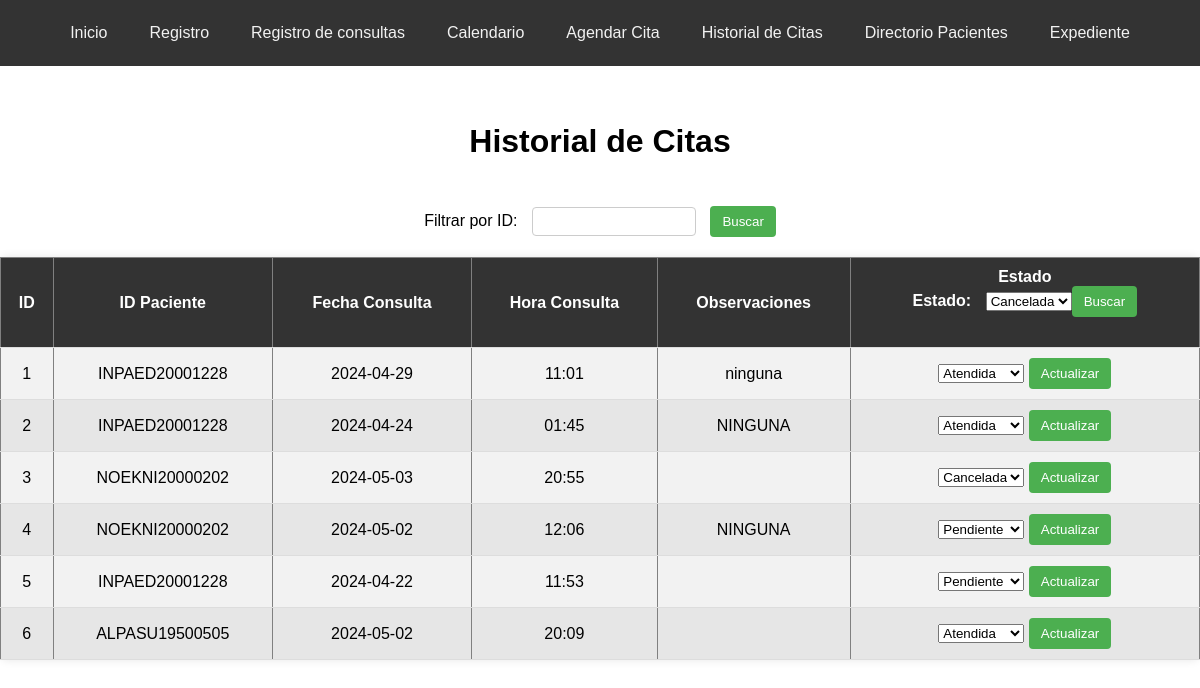
The app's page /historial_citas (signed in), older data.
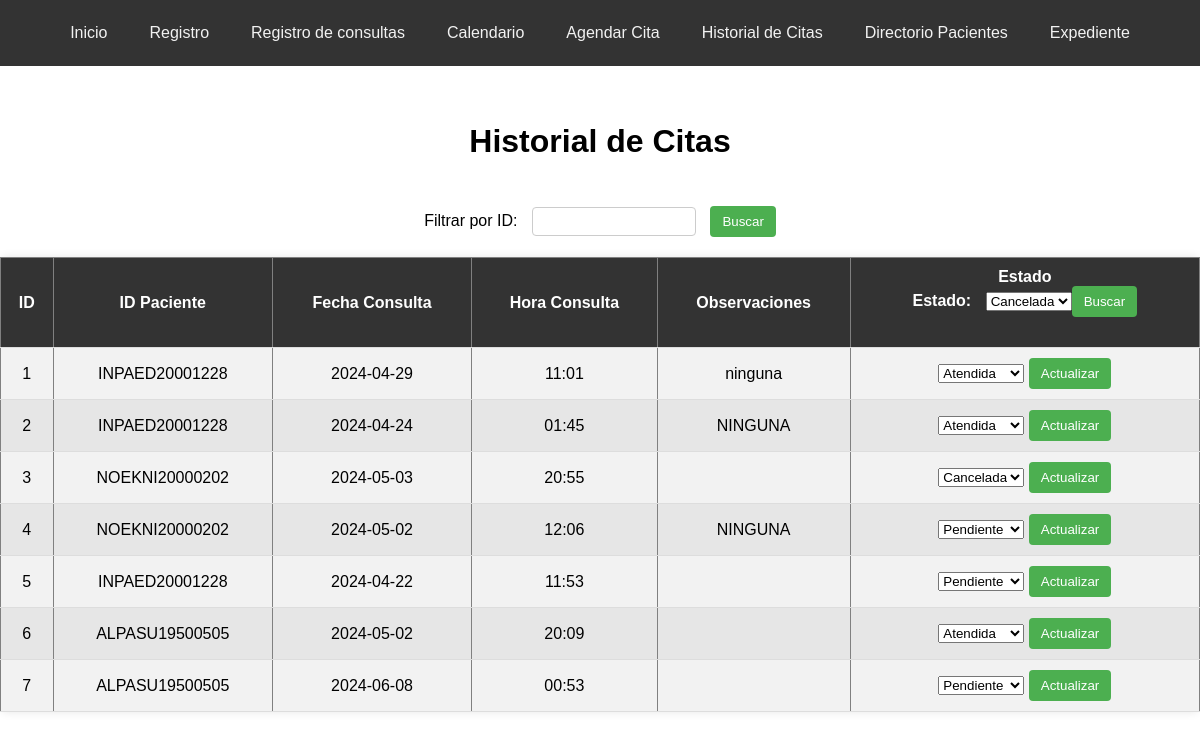
The same page, newer data.
### tables this page shows
CREATE TABLE citas (
                    id_cita INTEGER PRIMARY KEY AUTOINCREMENT,
                    id_paciente TEXT,
                    fecha_consulta TEXT NOT NULL,
                    hora_consulta TEXT NOT NULL, 
                    observaciones TEXT,
                    estado TEXT DEFAULT 'Pendiente',
                    FOREIGN KEY (id_paciente) REFERENCES pacientes(id_paciente)
                );

### app.py (the view)
@app.route('/historial_citas', methods=['GET', 'POST'])
@login_required
def historial_citas():
    filter_text = request.form.get('filter_text')
    filter_by = request.form.get('filter_by')
    with get_db_connection() as connection:
        cursor = connection.cursor()
        if request.method == 'POST' and filter_text and filter_by:
            if filter_by == 'id_paciente':
                cursor.execute("SELECT * FROM citas WHERE LOWER(id_paciente) LIKE LOWER(?)", ('%' + filter_text + '%',))
            elif filter_by == 'estado':
                cursor.execute("SELECT * FROM citas WHERE LOWER(estado) = LOWER(?)", (filter_text, ))
            else:
                cursor.execute("SELECT * FROM citas")
        else:
            cursor.execute("SELECT * FROM citas")
        citas = cursor.fetchall()
    with get_db_connection() as connection:
     cursor = connection.cursor()
    cursor.execute("SELECT id_paciente, primer_apellido, segundo_apellido, nombres FROM pacientes")
    pacientes = cursor.fetchall()
    return render_template('historial_citas.html', citas=citas, pacientes=pacientes)

### app.py (called while the page is built)
def get_db_connection():
    return sqlite3.connect('nutricion_consulta.db')

def login_required(f):
    @wraps(f)
    def decorated_function(*args, **kwargs):
        if 'username' not in session:
            return redirect(url_for('login'))
        return f(*args, **kwargs)
    return decorated_function

### templates/historial_citas.html (shortened to what this page needs)
<!DOCTYPE html>
<html lang="es">
<head>
</head>
<body>
    <div class="navbar">
        <a href="/">Inicio</a>
        <a href="/registro">Registro</a>
        <a href="/consultar">Registro de consultas</a>
        <a href="/options">Calendario</a>
        <a href="/agendar_cita">Agendar Cita</a>
        <a href="/historial_citas">Historial de Citas</a>
        <a href="/directorio_pacientes">Directorio Pacientes</a>
        <a href="/expediente">Expediente</a>
        </div>
        <br>
            <h1>Historial de Citas</h1>
            <br></br>
            <form action="{{ url_for('historial_citas') }}" method="post" class="filter-form">
            <label for="filtro_id">Filtrar por ID:</label>
            <input type="text" id="filter_id" name="filter_text" list="pacientes_list" required>
            <input type="submit" value="Buscar">
        </form>
        <table border="1">
            <tr>
                <th>ID</th>
                <th>ID Paciente</th>
                <th>Fecha Consulta</th>
                <th>Hora Consulta</th>
                <th>Observaciones</th>
                <th>Estado
                    <form action="{{ url_for('historial_citas') }}" method="post" class="filter-form">
                        <label for="filter_estado">Estado:</label>
                        <select id="filter_estado" name="filter_estado">
                            <option value="Cancelada" {% if filter_estado == 'Cancelada' %} selected {% endif %}>Cancelada</option>
                            <input type="submit" value="Buscar">
                        </select>
                    </form>
                </th>
            </tr>
            {% for cita in citas %}
            <tr>
                <td>{{ cita[0] }}</td>
                <td>{{ cita[1] }}</td>
                <td>{{ cita[2] }}</td>
                <td>{{ cita[3] }}</td>
                <td>{{ cita[4] }}</td>
                <td>
                    <form action="/actualizar_estado" method="POST">
                        <select name="estado">
                            <option value="Pendiente" {% if cita[5] == 'Pendiente' %}selected{% endif %}>Pendiente</option>
                            <option value="Atendida" {% if cita[5] == 'Atendida' %}selected{% endif %}>Atendida</option>
                            <option value="Cancelada" {% if cita[5] == 'Cancelada' %}selected{% endif %}>Cancelada</option>
                        </select>
                        <input type="submit" value="Actualizar">
                    </form>
                </td>
            </tr>
            {% endfor %}
        </table>
    </body>
    </html>

### templates/historial_citas.html (style rules this page uses)
body { font-family: Arial, sans-serif; margin: 0; padding: 0; background-image: url('https://img.freepik.com/vector-gratis/fondo-frutas-verduras_23-2148485148.jpg?w=740&t=st=1713248651~exp=1713249251~hmac=30e168e9f2d449c4894d64a9e7ff69ce1449d8aca24ba3c0d846298490ca6041'); background-size: cover; background-position: center; background-repeat: no-repeat; }
.navbar { overflow: hidden; background-color: #333; display: flex; justify-content: center; padding: 10px 0; }
.navbar a { color: #f2f2f2; text-align: center; padding: 14px 16px; text-decoration: none; transition: background-color 0.3s ease; border-radius: 5px; margin: 0 5px; }
h1 { margin-bottom: 10px; text-align: center; }
.filter-form { margin-bottom: 20px; text-align: center; }
.filter-form label { margin-right: 10px; }
table { width: 100%; border-collapse: collapse; margin-bottom: 20px; background-color: #fff; border-radius: 8px; box-shadow: 0 0 10px rgba(0, 0, 0, 0.1); }
th, td { padding: 10px; text-align: center; border-bottom: 1px solid #ddd; transition: background-color 0.3s; }
th { background-color: #333; color: #ffffff; }
tr:nth-child(even) { background-color: #f2f2f2; }
tr:nth-child(odd) { background-color: #e6e6e6; }
input[type="text"], input[type="number"] { width: 150px; padding: 6px; margin-right: 10px; border-radius: 4px; border: 1px solid #ccc; }
input[type="submit"] { background-color: #4CAF50; color: white; border: none; padding: 8px 12px; border-radius: 4px; cursor: pointer; }

Row changes from the older to the newer data that the page shows:
added citas: id_cita "7", id_paciente "ALPASU19500505", fecha_consulta "2024-06-08", hora_consulta "00:53", estado "Pendiente"
